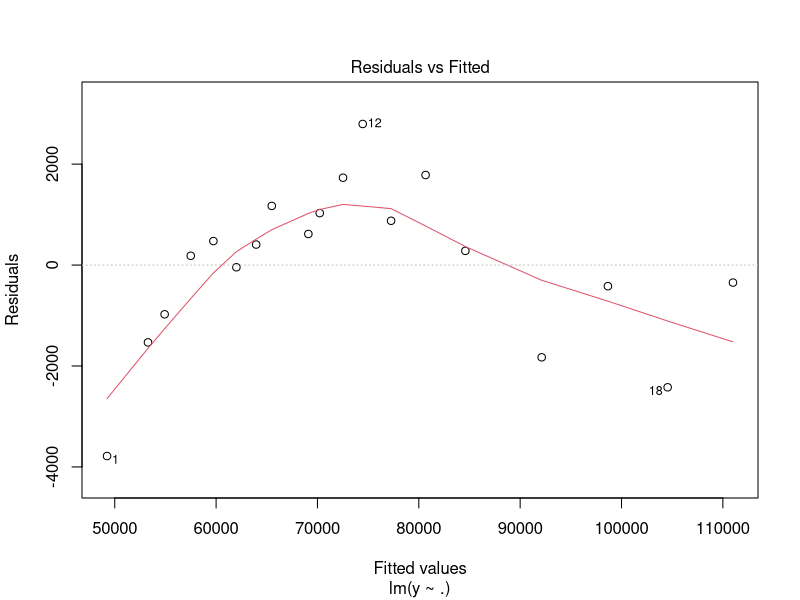
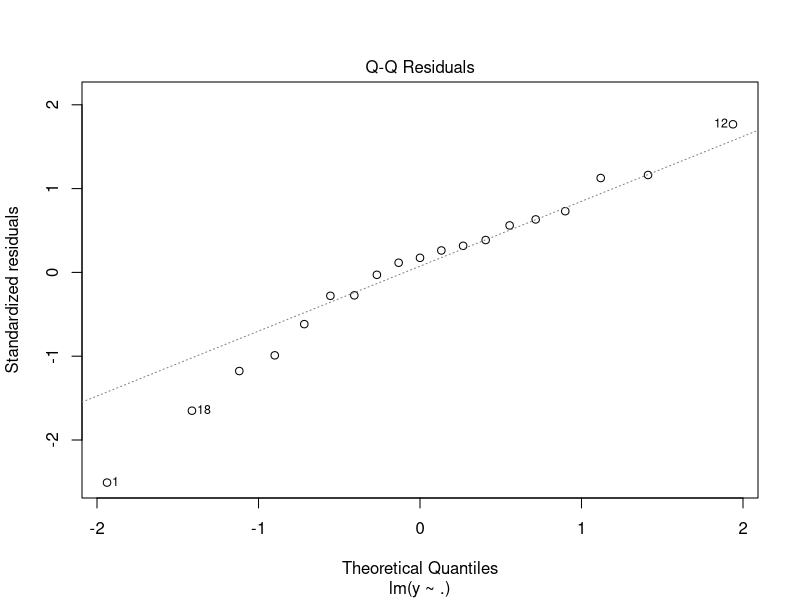
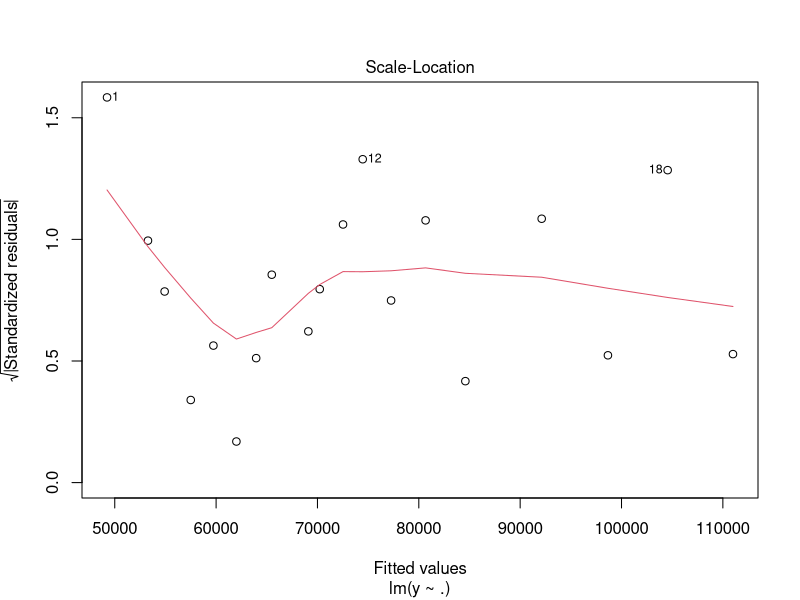
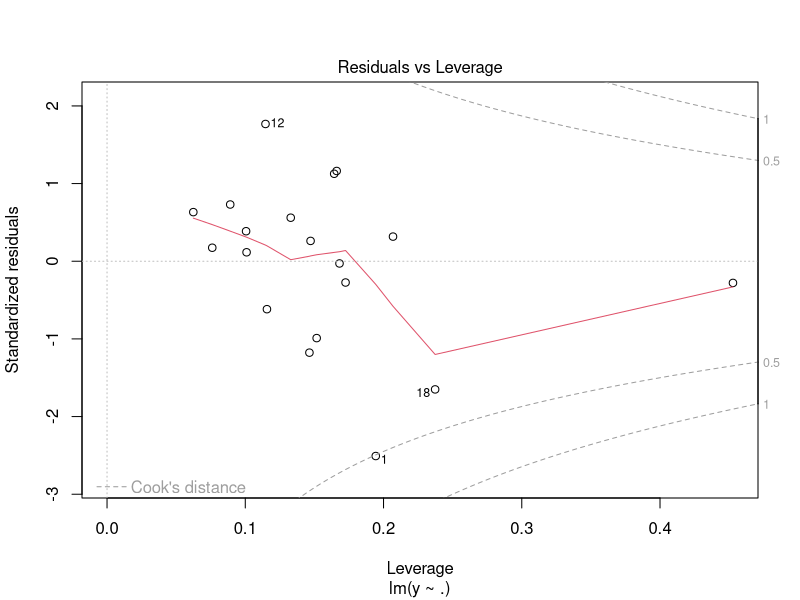

The R script that drew these images, in order:
x = c(167122,193906,206285,223759,241877,256234,268738,277420,301653,307608,317856,331535,349513,371279,400071,447842,493857,529823,577938)
y = c(45455,51746,53946,57682,60208,61959,64360,66665,69718,71255,74254,77261,78143,82453,84875,90296,98241,102131,110650)
z = c(16281,16723,17921,18471,20985,20756,20672,19791,20394,19487,16307,17070,16971,16792,19123,18461,21016,19518,23929)
ans5 = lm(y~.,data.frame(x,y,z))
summary(ans5)
plot(ans5)
